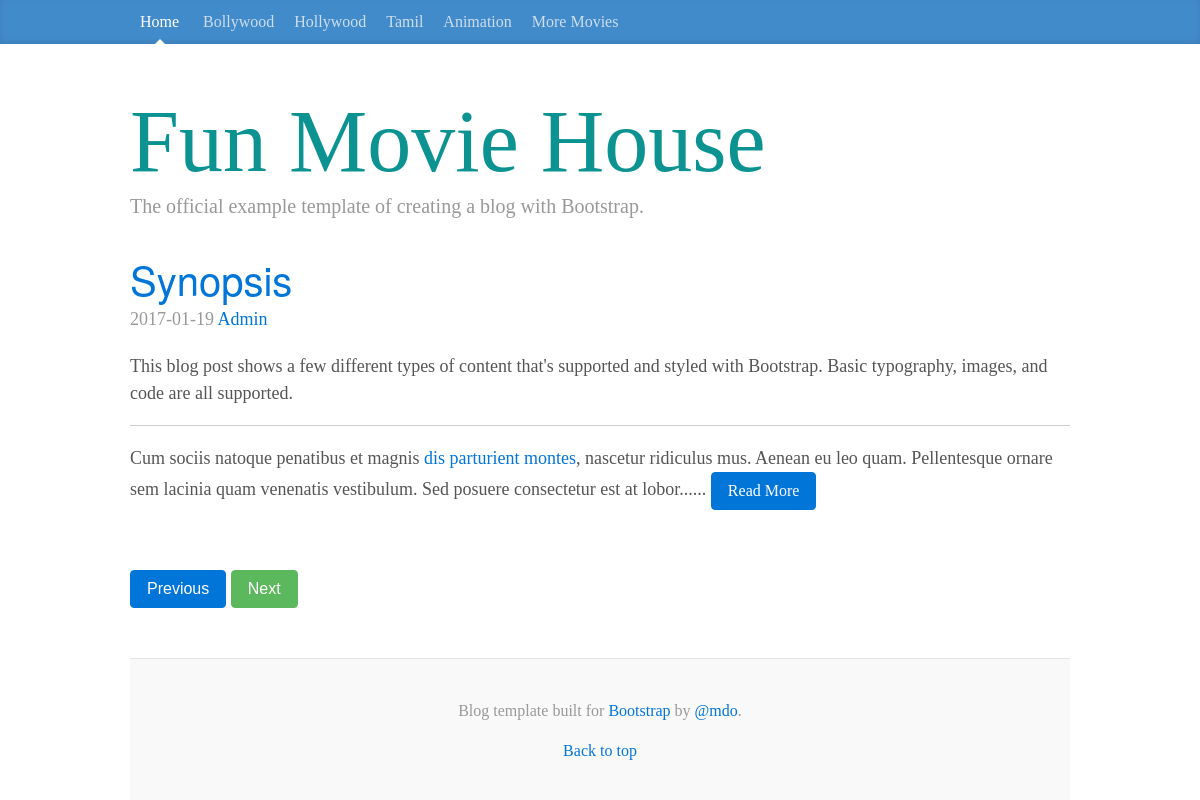
The page / on the database its author committed.
### tables this page shows
CREATE TABLE IF NOT EXISTS `catagories` (
  `id` int(11) NOT NULL AUTO_INCREMENT,
  `text` varchar(100) NOT NULL,
  PRIMARY KEY (`id`)
);

CREATE TABLE IF NOT EXISTS `posts` (
  `id` int(11) NOT NULL AUTO_INCREMENT,
  `title` varchar(1000) NOT NULL,
  `catagory` int(11) NOT NULL,
  `date` date NOT NULL,
  `body` longtext NOT NULL,
  `author` varchar(100) NOT NULL,
  `keywords` varchar(500) NOT NULL,
  PRIMARY KEY (`id`)
);

### index.php (the view)
<?php
include("include/header.php");
    if (isset($_GET['catagory'])) {
        $catagory = mysqli_real_escape_string($db,$_GET['catagory']);
        $query = "SELECT * FROM posts WHERE catagory = '$catagory'";
    } else {
        $query = "SELECT * FROM posts";
    }
    $posts = $db->query($query);
?>
<div class="blog-header">
    <h1 class="blog-title">Fun Movie House</h1>
    <p class="lead blog-description">
    	The official example template of creating a blog with Bootstrap.
    </p>
</div>
<?php  if($posts->num_rows>0){
    while ($row = $posts->fetch_assoc()) {
        if($row['id']<=1){
?>
<div class="blog-post">
    <h2 class="blog-post-title"><a href="single.php?post=<?php echo $row['id']; ?>"><?php echo $row['title'];?></h2></a>
    <p class="blog-post-meta"><?php echo $row['date'];?>
    <a href="#"><?php echo $row['author'];?></a></p>
    <?php
        $body = $row['body'];
        echo substr($body, 0 ,400)."......  ";
    ?>
    <a href="single.php?post=<?php echo $row['id']; ?>" class="btn btn-primary">Read More</a>
</div>
<?php } else{ ?>
<nav class="mynavfooter">
    <a href="#"><button type="button" class="btn btn-primary">Previous</button></a>
    <a href="#"><button type="button" class="btn btn-success">Next</button></a>
</nav>
<?php } } } ?>
</div>
<?php
	include("include/footer.php");
?>

### include/header.php (shortened to what this page needs)
<?php
    include("include/db.php");
    $query = "SELECT * FROM catagories";
    $catagories = $db->query($query);
?>
<!DOCTYPE html>
<html lang="en">
<head>
    <link href="css/bootstrap.min.css" rel="stylesheet">
    <link href="css/blog.css" rel="stylesheet">
    <link rel="stylesheet" type="text/css" href="css/main.css">
</head>
<body>
    <div class="blog-masthead">
        <div class="container">
            <nav class="blog-nav">
                <?php
                    if (isset($_GET['catagory'])) {
                ?>
                <a class="blog-nav-item" href="index.php">Home</a>
                <?php } else{ ?>
                     <a class="blog-nav-item active" href="index.php">Home</a>
                <?php } ?>
                <?php
                if ($catagories->num_rows>0) {
                    while ($row = $catagories->fetch_assoc()) {
                        if(isset($_GET['catagory']) && $row['id'] == $_GET['catagory']){
                ?>
                <a class="blog-nav-item active" href="index.php?catagory=<?php echo $row['id'];?>"><?php echo $row['text']; ?></a>
                <?php }
                    else{
                        echo "<a class='blog-nav-item' href='index.php?catagory=$row[id]'>$row[text]</a>";
                    }
                } } ?>
            </nav>
        </div>
    </div>
    <div class="container">
        <div class="row">
            <div class="col-sm-12 blog-main">

### include/footer.php (shortened to what this page needs)
    </div>
    <footer class="blog-footer">
        <p>Blog template built for <a href="http://getbootstrap.com">Bootstrap</a> by <a href="https://twitter.com/mdo">@mdo</a>.</p>
        <p><a href="#">Back to top</a>
        </p>
    </footer>
</body>
</html>

### css/blog.css (style rules this page uses)
body { font-family: Georgia, "Times New Roman", Times, serif; color: #555; }
h1, .h1, h2, .h2, h3, .h3, h4, .h4, h5, .h5, h6, .h6 { margin-top: 0; font-family: "Helvetica Neue", Helvetica, Arial, sans-serif; font-weight: normal; color: #333; }
@media (min-width: 1200px) { .container { width: 970px; } }
.blog-masthead { background-color: #428bca; -webkit-box-shadow: inset 0 -2px 5px rgba(0,0,0,.1); box-shadow: inset 0 -2px 5px rgba(0,0,0,.1); }
.blog-nav-item { position: relative; display: inline-block; padding: 10px; font-weight: 500; color: #cdddeb; }
.blog-nav .active { color: #fff; }
.blog-nav .active:after { position: absolute; bottom: 0; left: 50%; width: 0; height: 0; margin-left: -5px; vertical-align: middle; content: " "; border-right: 5px solid transparent; border-bottom: 5px solid; border-left: 5px solid transparent; }
.blog-header { padding-top: 20px; padding-bottom: 20px; }
.blog-title { color: #0d9292; font-family: cursive; font-size: 88px; font-weight: normal; margin-bottom: 0; margin-top: 30px; }
.blog-description { font-size: 20px; color: #999; }
.blog-main { font-size: 18px; line-height: 1.5; }
.blog-post { margin-bottom: 60px; }
.blog-post-title { margin-bottom: 5px; font-size: 40px; }
.blog-post-meta { margin-bottom: 20px; color: #999; }
.blog-footer { padding: 40px 0; color: #999; text-align: center; background-color: #f9f9f9; border-top: 1px solid #e5e5e5; }
.blog-footer p:last-child { margin-bottom: 0; }

### css/main.css (style rules this page uses)
html { color: #222; font-size: 1em; line-height: 1.4; }
hr { display: block; height: 1px; border: 0; border-top: 1px solid #ccc; margin: 1em 0; padding: 0; }
.mynavfooter { margin-bottom: 50px; }

### rows shown on the page
catagories: text "Bollywood"
catagories: text "Hollywood"
catagories: text "Tamil"
catagories: text "Animation"
catagories: text "More Movies"
posts: title "Synopsis", date "2017-01-19", author "Admin", body "This blog post shows a few different types of content that's supported and styled with Bootstrap. Basic typography, images, and code are all supported. Cum sociis natoque penatibus et magnis dis parturient montes , nascetur ridiculus mus. Aenean eu leo quam. Pellentesque ornare sem lacinia quam venenatis vestibulum. Sed posuere consectetur est at lobor"
posts: shows "Previous"
